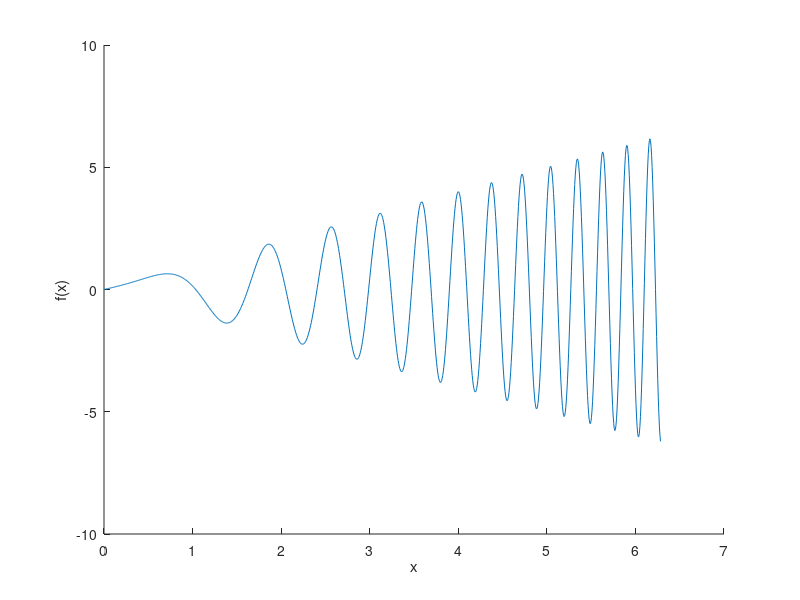

This chart was generated by the following MATLAB code: (Note: this script raises an error after producing the figure.)
%% 1
a = 0;
b = 2 * pi;
n = 1000;
f = @(x) abs(x).*sin(2.*(x.^2)+1);
Net = linspace(a,b,n);
FunNet = f(Net);

hold on
plot(Net, FunNet);
xlabel("x");
ylabel("f(x)");

maxMask = islocalmax(FunNet);
minMask = islocalmin(FunNet);

plot(Net(maxMask), FunNet(maxMask), 'r*');
plot(Net(minMask), FunNet(minMask), 'g*');
%% 2
n = input('Enter n:');
if ~isprime(n)
    disp('N is not primary');
end
%2.1
X = 1:n;
X = X((mod(X,2) == 1) & (mod(X,7) == 0))
%2.2
x = ones(1,n);
y = 2:n+1;
X = y'*x
%2.3
B = 1:(n+1)*(n+1);
B = reshape(B,[n+1,n+1]);
B = B'
D = B(:,n:n+1);
c = reshape(B',[1,(n+1) * (n+1)]);
%% 3
d = 0.001;
m = 5;
Xnorm = randn(13,7) * sqrt(d) + m

diagonal = diag(Xnorm);
maxdiag = max(diagonal);
mindiag = min(diagonal);
if abs(maxdiag) < abs(mindiag)
    maxabs = mindiag
else 
    maxabs = maxdiag
end
prodOfColumns = prod(Xnorm);
sumOfColumns = sum(Xnorm);
relationVect = prodOfColumns ./ sumOfColumns;
maxRelation = max(relationVect)
SortedX = sortrows(Xnorm, 'descend')
%% 4
%4.1
n = 6;
A = zeros(2*n+1);
edgeVect = zeros(1,2*n+1);
edgeVect([1 2:2:end-1 end]) = 5;
A(1,:) = edgeVect;
A(:,1) = edgeVect';
A(end,:) = edgeVect;
A(:,end) = edgeVect';
A(n:n+2, n:n+2) = 10;
A(n+1,n+1) = -5
%4.2
A = ones(2*n+1) * 5;
A (1, 3:2:end-2) = 0;
A (2*n+1, 3:2:end-2) = 0;
A (3:2:end-2, 1) = 0;
A (3:2:end-2, 2*n+1) = 0;
A(2:end-1, 2:end-1) = 0;
A(n:n+2, n:n+2) = 10;
A(n+1, n+1) = -5
%4.3
x = ones(1,2*n+1) * 5;
x(3:2:end-2) = 0;
y = zeros(1, 2*n+1);
z = y;
z([1 2*n+1]) = 5;
w = z;
w(n:n+2) = 10;
q = w;
q(n+1) = -5;
q([1 2*n+1]) = 0;
A = x;
for i = 1:(n-2)/2
    A = cat(1,A,z);
    A = cat(1,A,y);
end
A = cat(1,A,w);
A = cat(1,A,q);
A = cat(1,A,w);
for i = 1:(n-2)/2
    A = cat (1,A,y);
    A = cat (1,A,z);
end
A = cat(1,A,x)
%% 5
n = 10;
Coord = randi(10,2,n);
A = Coord(1,:)'* Coord(2,:)- Coord(2,:)' * Coord(1,:)
%% 6
n = 3;
m = 4;
a = randi([-10, 10], 1, n)
b = randi([-10, 10], 1, m)
maxdiff = max(max(a) - min(b),max(b) - min(a))
%% 7
n = 4;
m = 5;
X = randi (2,n,m) - 1

[elems, indeces] = min(~X);
indeces
%% 8
n = 10;
k = 3;
Coord = randi(10,n,k) - 5
G = Coord * Coord';
xiMatr = repmat(diag(G), 1, n);
xjMatr = repmat(diag(G)', n, 1);
DistMatr = sqrt(xiMatr - 2*G + xjMatr)
%% 9
reps = 10000;
tics = 50;
times = zeros(1,reps);
for n = 1:reps
    x = randi(10, 1, n);
    y = randi(10, 1, n);
    tic;
    for i = 1:tics
        prod = my_prod(x,y);
    end
    elapsedTime = toc/tics;
    times(n) = elapsedTime;
end
plot(times,'b');
hold on
for n = 1:reps
    x = randi(10, 1, n);
    y = randi(10, 1, n);
    tic;
    for i = 1:tics
        prod = x*y';
    end
    elapsedTime = toc/tics;
    times(n) = elapsedTime;
end
plot(times,'g');
for n = 1:reps
    x = randi(10, 1, n);
    y = randi(10, 1, n);
    tic;
    for i = 1:tics
        prod = dot(x,y);
    end
    elapsedTime = toc/tics;
    times(n) = elapsedTime;
end
plot(times,'r');
hold off
legend('my prod', 'x*y^t', 'dot(x,y)');
%% 10
A = [1 2 3; 4 5 6; 7 8 9];
B = [1 2 3; 7 8 9; 5 6 8];
n = 3;
rowAinB = zeros(n,1);
for i = 1:n
    AinB = ismember(A,B(i,:));
    rowSumAinB = sum(AinB, 2);
    rowAinB = rowAinB + ismember(rowSumAinB, 3);
end
rowAinB
%% 11
a = 5;
d = 0.5;
n = 100;
b = 1;
x = randn(1,n) * sqrt(d) + a;
num = length(x(abs(x-a) > b));
prob = num/n
c = d/b^2
%% 12
delta = 0.01;
a = -10;
b = 10;
nint(1) = 0;
for i = 2:(b-a)/delta
    x = a:delta:a + i*delta;
    y = cos(x.^2);
    rectUint(i+1) = rectangles(x,y);
    simpUint(i+1) = simpson(x,y);
end
plot(x,rectUint, 'r');
hold on
plot(x,simpUint, 'b');
hold off
legend('rectangles antiderivative', 'simpson antiderivative');

h1 = 0.0001;
h2 = 0.1;
dh = 0.001;

H = h1:dh:h2;
for i = 1:(h2-h1)/dh + 1
    h = H(i);
    xh = a:h:b;
    xh2 = a:h/2:b;
    yh = sin(xh);
    yh2 = sin(xh2);
    deltaIntRect(i) = rectangles(xh, yh) - rectangles(xh2, yh2);
    deltaIntTrap(i) = trapz(xh, yh) - trapz(xh2, yh2);
    deltaIntSim(i) = simpson(xh, yh) - simpson(xh2, yh2);
end

plot(H, deltaIntTrap, 'b');
hold on
plot(H, deltaIntRect, 'g');
plot(H , deltaIntSim, 'r');
hold off
legend('trapezes', 'rectangles', 'simpson');

tic
intrec = rectangles(xh,yh);
toc
tic
intsim = simpson(xh,yh);
toc
%% 13
f = @(x) sin(x) .* x;
df = @(x) cos(x) .*x + sin(x);
x0 = 1;
h1 = -8;
h2 = -1;
n = 1000;

H = logspace(h1, h2, n)
rightdif =@ (h) (f(x0 + h) - f(x0)) ./ h;
centraldif =@ (h) (f(x0 + h) - f(x0 - h)) ./ (2 * h);
deltaCentr = abs(centraldif(H) - df(x0));
deltaRight = abs(rightdif(H) - df(x0));

loglog(H , deltaRight, 'b');
hold on
loglog(H, deltaCentr , 'r');
hold off
legend('right derivative', 'central derivative');